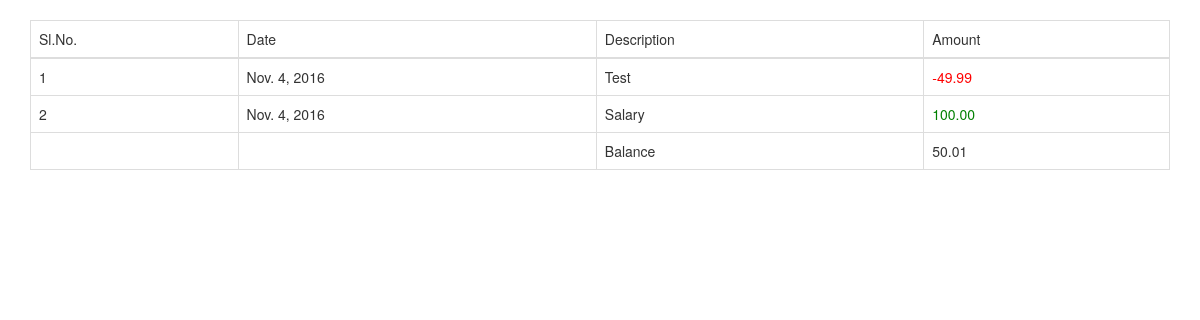
/expensify/transactions/, run on an earlier commit of the app's database.
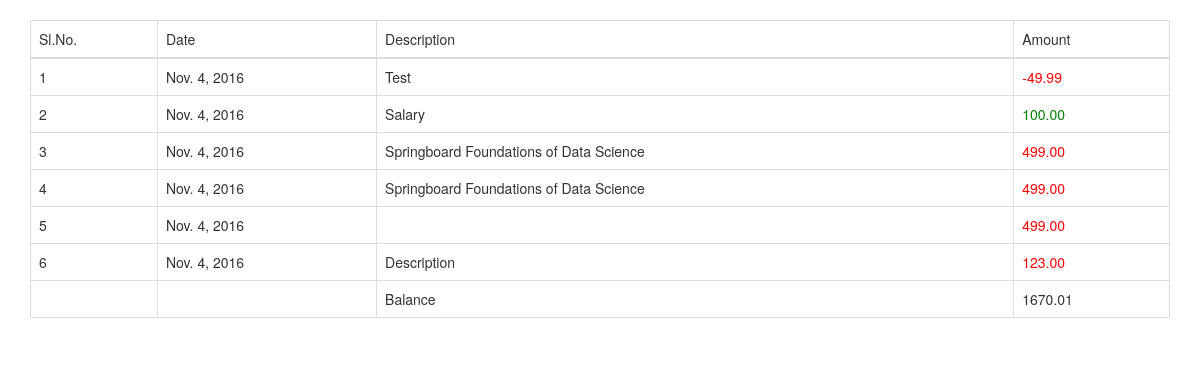
And on a later commit of the database.
### expensify/models.py (models this page shows, shortened)
class Transaction(models.Model):
    user = models.ForeignKey(User, null=True, blank=True, default=None)
    amount = models.DecimalField(decimal_places=2, max_digits=10)
    type = models.CharField(choices=TRANSACTION_TYPES, default='DE', max_length=3)
    description = models.TextField(null=True, blank=True, default=None)
    created_at = models.DateTimeField(auto_now_add=True)
    updated_at = models.DateTimeField(auto_now=True)

### expensify/views.py (the view)
# urls.py: url(r'transactions/', views.transaction_list, name='transaction_list'),
def transaction_list(request):
    transactions = Transaction.objects.all()
    balance = sum([x.amount for x in transactions])
    return render(request, 'transactions.html', {'transactions': transactions, 'balance': balance})

### expensify/templates/transactions.html
{% extends "base.html" %}
{% block content %}
<div class="container">
    <br>
    <table class="table table-responsive table-bordered">
        <thead>
        <tr>
            <td>Sl.No.</td>
            <td>Date</td>
            <td>Description</td>
            <td>Amount</td>
        </tr>
        </thead>
        <tbody>
        {% for t in transactions %}
        <tr>
            <td>{{forloop.counter}}</td>
            <td>{{t.created_at.date}}</td>
            <td>{{t.description}}</td>
            {% if t.type == 'DE' %}
            <td style="color:red">{{t.amount}}</td>
            {% else %}
            <td style="color:green">{{t.amount}}</td>
            {% endif %}
            {% endfor %}
        </tr>
        <tr>
            <td></td>
            <td></td>
            <td>Balance</td>
            <td>{{balance}}</td>
        </tr>
        </tbody>
    </table>
</div>
{% endblock content %}

### expensify/templates/base.html (shortened to what this page needs)
<!DOCTYPE html>
<html lang="en">
  <head>
    <link rel="stylesheet" href="https://maxcdn.bootstrapcdn.com/bootstrap/3.3.7/css/bootstrap.min.css">
    <link rel="stylesheet" href="https://maxcdn.bootstrapcdn.com/bootstrap/3.3.7/css/bootstrap-theme.min.css">
  </head>
  <body>
    {% block content %}
    {% endblock content %}
  </body>
</html>

What changed in the data, as far as the page shows it:
added Transaction: created_at "Nov. 4, 2016", description "Springboard Foundations of Data Science", amount "499.00"
added Transaction: created_at "Nov. 4, 2016", description "Springboard Foundations of Data Science", amount "499.00"
added Transaction: created_at "Nov. 4, 2016", amount "499.00"
added Transaction: created_at "Nov. 4, 2016", description "Description", amount "123.00"
Also different on the page:
{{ balance }}: "50.01" → "1670.01"
